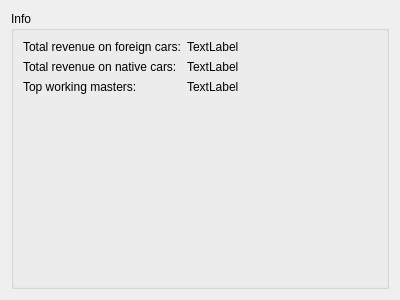
<?xml version="1.0" encoding="UTF-8"?>
<ui version="4.0">
 <class>Form</class>
 <widget class="QWidget" name="Form">
  <property name="geometry">
   <rect>
    <x>0</x>
    <y>0</y>
    <width>400</width>
    <height>300</height>
   </rect>
  </property>
  <property name="windowTitle">
   <string>Form</string>
  </property>
  <layout class="QGridLayout" name="gridLayout">
   <item row="0" column="0">
    <layout class="QVBoxLayout" name="verticalLayout">
     <item>
      <layout class="QGridLayout" name="infoLayout"/>
     </item>
    </layout>
   </item>
   <item row="1" column="0">
    <widget class="QGroupBox" name="groupBox">
     <property name="title">
      <string>Info</string>
     </property>
     <layout class="QFormLayout" name="formLayout">
      <item row="0" column="0">
       <widget class="QLabel" name="label">
        <property name="text">
         <string>Total revenue on foreign cars:</string>
        </property>
       </widget>
      </item>
      <item row="0" column="1">
       <widget class="QLabel" name="foreignCarsLabel">
        <property name="text">
         <string>TextLabel</string>
        </property>
       </widget>
      </item>
      <item row="1" column="0">
       <widget class="QLabel" name="label_3">
        <property name="text">
         <string>Total revenue on native cars:</string>
        </property>
       </widget>
      </item>
      <item row="1" column="1">
       <widget class="QLabel" name="ourCarsLabel">
        <property name="text">
         <string>TextLabel</string>
        </property>
       </widget>
      </item>
      <item row="2" column="0">
       <widget class="QLabel" name="label_5">
        <property name="text">
         <string>Top working masters:</string>
        </property>
       </widget>
      </item>
      <item row="2" column="1">
       <widget class="QLabel" name="mastersInfoLabel">
        <property name="text">
         <string>TextLabel</string>
        </property>
       </widget>
      </item>
     </layout>
    </widget>
   </item>
  </layout>
 </widget>
 <resources/>
 <connections/>
</ui>
